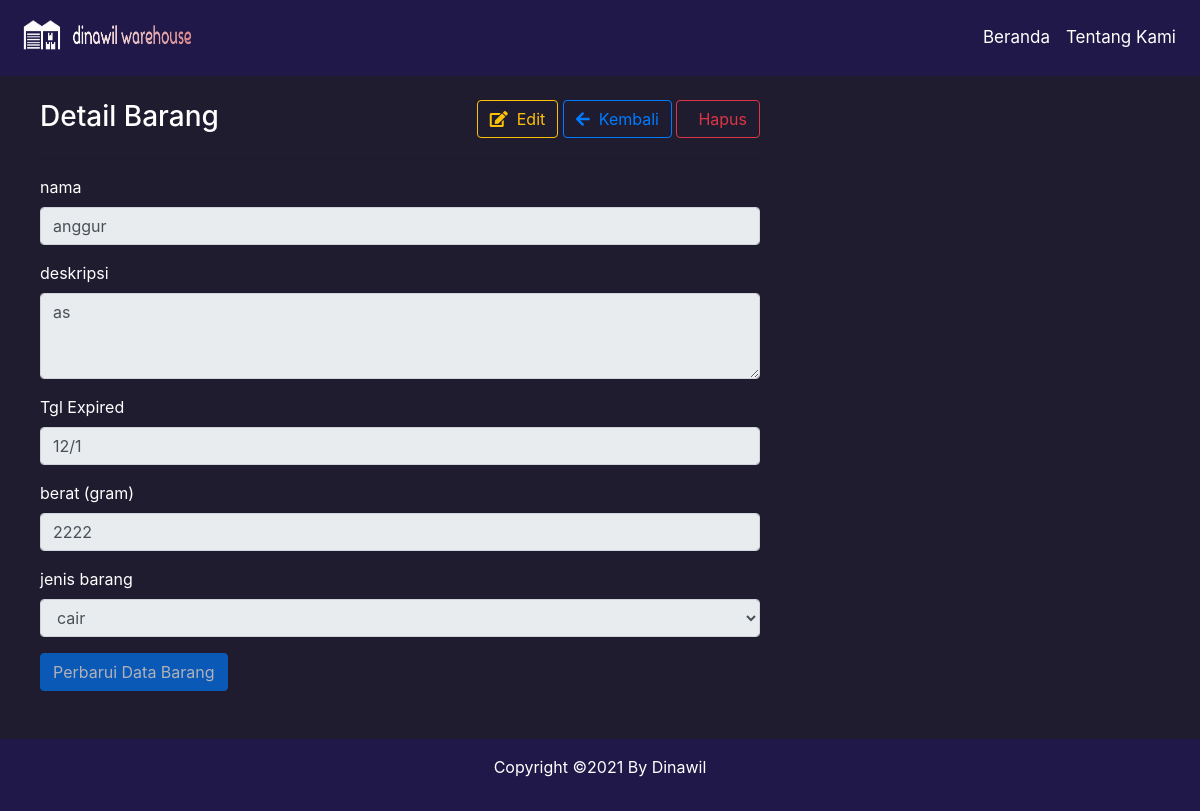
Page /index.php?controller=vino&action=detalle&id=7&bodega=6 on the committed database.
### tables this page shows
CREATE TABLE `vinos` (
  `id` int(6) NOT NULL,
  `nama` varchar(30) NOT NULL,
  `bodega` int(6) NOT NULL,
  `deskripsi` varchar(80) NOT NULL,
  `expired` varchar(4) DEFAULT NULL,
  `jenis` varchar(20) DEFAULT NULL,
  `berat` varchar(4) DEFAULT NULL
);

### model/GenericModel.php (called while the page is built, shortened)
<?php
class GenericModel {
	protected $table = "";
    protected $conexion;
    public function __construct($conexion) {
		$this->conexion = $conexion;
    }
    public function getById($id){
        $consulta = $this->conexion->prepare("SELECT *
                                                FROM " . $this->table . "  WHERE id = :id");
        $consulta->execute(array(
            "id" => $id
        ));
        $resultado = $consulta->fetchObject();
        $this->conexion = null;
        return $resultado;
    }
}
?>

### model/edit.php (called while the page is built, shortened)
<?php
require_once  __DIR__ . "/GenericModel.php";
class Vino extends GenericModel{
    public function __construct($conexion) {
        $this->table = TABLE_VINOS;
    }
}
?>

### core/koneksi.php (called while the page is built, shortened)
<?php
class Conectar{
    private $driver;
    private $host, $user, $pass, $database, $charset;
    public function __construct() {
        $this->driver=DB_DRIVER;
        $this->host=DB_HOST;
        $this->user=DB_USER;
        $this->pass=DB_PASS;
        $this->database=DB_DATABASE;
        $this->charset=DB_CHARSET;
    }
    public function conexion(){
        $bbdd = $this->driver .':host='. $this->host .  ';dbname=' . $this->database . ';charset=' . $this->charset;
        try {
            $connection = new PDO($bbdd, $this->user, $this->pass);
            $connection->setAttribute(PDO::ATTR_ERRMODE, PDO::ERRMODE_EXCEPTION);
            return $connection;
        } catch (PDOException $e) {
            throw new Exception('Ada Masalah dengan koneksi DB');
        }
    }
}
?>

### view/edit-detail.php (the view, shortened to what this page needs)
<?php include_once 'header.php';?>
        <div class="thin-panel" style="color: white; padding-left: 40px; padding-right: 440px; background-color: #1f1c30">
            <br><div class="d-flex justify-content-between">
                <div>
                    <h3>Detail Barang</h3>
                </div>
                <div>
                    <?php
                      $volverURL = "index.php?controller=bodega&action=detalle&id=" . $data['bodega'];
                      $borrarURL = "index.php?controller=bodega&action=borrar&id=" . $datos['vino']->id . "&bodega=" . $data['bodega'];
                    ?>
                    <a href="#" id="editarBtn" class="btn btn-outline-warning"><i class="fa fa-edit" aria-hidden="true"></i>&nbsp;&nbsp;Edit</a>
                    <a href="<?php echo $volverURL ?>" class="btn btn-outline-primary"><i class="fa fa-arrow-left" aria-hidden="true"></i>&nbsp;&nbsp;Kembali</a>
                    <a class="btn btn-outline-danger" href="<?php echo $borrarURL ?>"><i class="fa fa-trash-o" aria-hidden="true"></i>&nbsp;&nbsp;Hapus</a>
                </div>
            </div>
            <hr/>
            <form action="index.php?controller=vino&action=actualizar" method="post">
              <div class="form-group">
                <label for="nama">nama</label>
                <input disabled type="text" name="nama" class="form-control" id="nama" value="<?php echo $data['vino']->nama ?>">
              </div>
              <div class="form-group">
                <label for="deskripsi">deskripsi</label>
                <textarea disabled class="form-control" name="deskripsi" id="deskripsi" rows="3"><?php echo $datos['vino']->deskripsi ?></textarea>
              </div>
              <div class="form-group">
                <label for="expired">Tgl Expired</label>
                <input  disabled type="text" name="expired" class="form-control" id="expired" value="<?php echo $data['vino']->expired ?>">
              </div>
              <div class="form-group">
                <label for="berat">berat (gram)</label>
                <input disabled type="text" name="berat" class="form-control" id="berat" value="<?php echo $data['vino']->berat ?>">
              </div>
              <div class="form-group">
                <label for="jenis">jenis barang</label>
                <select disabled class="form-control" id="jenis" name="jenis">
                  <option value="cair" <?php echo $data['vino']->jenis == 'cair'? 'selected' : '' ?>>cair</option>
                </select>
              </div>
              <button disabled type="submit" class="btn btn-primary">Perbarui Data Barang</button>
            </form>
        </div>
<?php include_once 'footer.php';?>

### view/header.php (style rules this page uses)
a { color: white; font-size: 17px; }

### view/footer.php (style rules this page uses)
a { color: white; }

### rows in the picture
vinos: nama "anggur", deskripsi "as", expired "12/1", berat "2222", jenis "cair"
